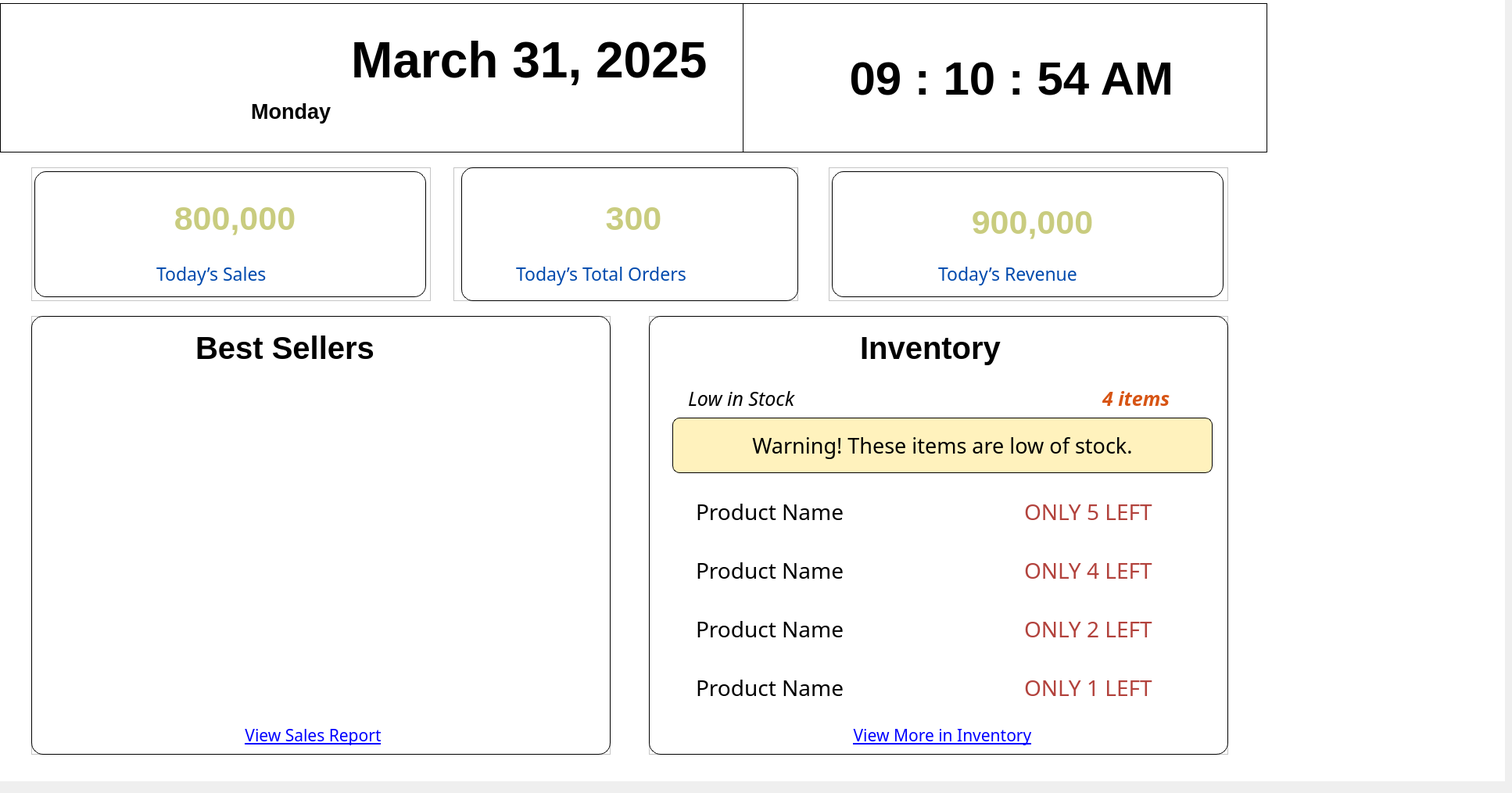
    <widget class="QWidget" name="Dashboard_page">
     <widget class="QWidget" name="dashboard_inview" native="true">
      <property name="geometry">
       <rect>
        <x>0</x>
        <y>-6</y>
        <width>1925</width>
        <height>1005</height>
       </rect>
      </property>
      <property name="styleSheet">
       <string notr="true">background-color:#ffffff;</string>
      </property>
      <widget class="QFrame" name="dashboard_bestsellers_box">
       <property name="geometry">
        <rect>
         <x>40</x>
         <y>410</y>
         <width>741</width>
         <height>561</height>
        </rect>
       </property>
       <property name="styleSheet">
        <string notr="true">#chartd
{
border: 1px solid black;
border-radius: 10px;
}</string>
       </property>
       <property name="frameShape">
        <enum>QFrame::StyledPanel</enum>
       </property>
       <property name="frameShadow">
        <enum>QFrame::Raised</enum>
       </property>
       <widget class="QFrame" name="frameBestSellersChart">
        <property name="geometry">
         <rect>
          <x>20</x>
          <y>80</y>
          <width>691</width>
          <height>431</height>
         </rect>
        </property>
        <property name="styleSheet">
         <string notr="true">background-color: white;
border: none;
</string>
        </property>
        <property name="frameShape">
         <enum>QFrame::StyledPanel</enum>
        </property>
        <property name="frameShadow">
         <enum>QFrame::Raised</enum>
        </property>
       </widget>
       <widget class="QLabel" name="bestsellersbox">
        <property name="geometry">
         <rect>
          <x>0</x>
          <y>0</y>
          <width>741</width>
          <height>561</height>
         </rect>
        </property>
        <property name="styleSheet">
         <string notr="true">
    background-color: white;
    border: 1px solid black;
	border-radius: 15;
    padding: 10px;

</string>
        </property>
        <property name="text">
         <string/>
        </property>
       </widget>
       <widget class="QLabel" name="label_10">
        <property name="geometry">
         <rect>
          <x>210</x>
          <y>10</y>
          <width>341</width>
          <height>61</height>
         </rect>
        </property>
        <property name="font">
         <font>
          <pointsize>30</pointsize>
          <weight>75</weight>
          <bold>true</bold>
         </font>
        </property>
        <property name="styleSheet">
         <string notr="true">background: transparent;</string>
        </property>
        <property name="text">
         <string>Best Sellers</string>
        </property>
       </widget>
       <widget class="QPushButton" name="btnViewSalesReport">
        <property name="geometry">
         <rect>
          <x>220</x>
          <y>520</y>
          <width>281</width>
          <height>31</height>
         </rect>
        </property>
        <property name="font">
         <font>
          <family>Poppins</family>
          <pointsize>16</pointsize>
          <underline>true</underline>
         </font>
        </property>
        <property name="styleSheet">
         <string notr="true">QPushButton{color: blue;
font-family: 'Poppins', Medium;
text-decoration: underline;
border: none;
background: transparent;}
QPushButton:hover {
color:#8d2721;
}
</string>
        </property>
        <property name="text">
         <string>View Sales Report</string>
        </property>
       </widget>
       <zorder>bestsellersbox</zorder>
       <zorder>frameBestSellersChart</zorder>
       <zorder>label_10</zorder>
       <zorder>btnViewSalesReport</zorder>
      </widget>
      <widget class="QLabel" name="calendaricon">
       <property name="geometry">
        <rect>
         <x>30</x>
         <y>40</y>
         <width>191</width>
         <height>121</height>
        </rect>
       </property>
       <property name="text">
        <string/>
       </property>
       <property name="pixmap">
        <pixmap>:/JJimages/dashboardcalendar.png</pixmap>
       </property>
       <property name="scaledContents">
        <bool>true</bool>
       </property>
      </widget>
      <widget class="QFrame" name="Todays_Sales_box">
       <property name="geometry">
        <rect>
         <x>40</x>
         <y>220</y>
         <width>511</width>
         <height>171</height>
        </rect>
       </property>
       <property name="styleSheet">
        <string notr="true">#salesbox
{
border: 1px solid black;
border-radius: 10px;
    background-color: white;
    border: 2px solid black;
    padding: 10px;
}</string>
       </property>
       <property name="frameShape">
        <enum>QFrame::StyledPanel</enum>
       </property>
       <property name="frameShadow">
        <enum>QFrame::Raised</enum>
       </property>
       <widget class="QLabel" name="salesbox">
        <property name="geometry">
         <rect>
          <x>4</x>
          <y>5</y>
          <width>501</width>
          <height>161</height>
         </rect>
        </property>
        <property name="styleSheet">
         <string notr="true">
    background-color: white;
    border: 1px solid black;
	border-radius: 15;
    padding: 10px;

</string>
        </property>
        <property name="text">
         <string/>
        </property>
       </widget>
       <widget class="QLabel" name="sales_hand_icon">
        <property name="geometry">
         <rect>
          <x>10</x>
          <y>30</y>
          <width>101</width>
          <height>71</height>
         </rect>
        </property>
        <property name="styleSheet">
         <string notr="true">background: transparent;</string>
        </property>
        <property name="text">
         <string/>
        </property>
        <property name="pixmap">
         <pixmap>:/JJimages/moneyhand_icon.svg</pixmap>
        </property>
        <property name="scaledContents">
         <bool>true</bool>
        </property>
       </widget>
       <widget class="QLabel" name="up_sales">
        <property name="geometry">
         <rect>
          <x>420</x>
          <y>50</y>
          <width>71</width>
          <height>51</height>
         </rect>
        </property>
        <property name="styleSheet">
         <string notr="true">background: transparent;</string>
        </property>
        <property name="text">
         <string/>
        </property>
        <property name="pixmap">
         <pixmap>:/JJimages/up.png</pixmap>
        </property>
        <property name="scaledContents">
         <bool>true</bool>
        </property>
       </widget>
       <widget class="QLabel" name="value_Tod_sales">
        <property name="geometry">
         <rect>
          <x>100</x>
          <y>20</y>
          <width>321</width>
          <height>91</height>
         </rect>
        </property>
        <property name="font">
         <font>
          <family>MS Shell Dlg 2</family>
          <pointsize>32</pointsize>
          <weight>75</weight>
          <bold>true</bold>
         </font>
        </property>
        <property name="styleSheet">
         <string notr="true">color:#c9cc7f;
font-family: &quot;MS Shell Dlg 2&quot;, sans-serif;
background: transparent;
</string>
        </property>
        <property name="text">
         <string>800,000</string>
        </property>
        <property name="alignment">
         <set>Qt::AlignCenter</set>
        </property>
       </widget>
       <widget class="QLabel" name="label_4">
        <property name="geometry">
         <rect>
          <x>160</x>
          <y>120</y>
          <width>201</width>
          <height>31</height>
         </rect>
        </property>
        <property name="font">
         <font>
          <family>Poppins</family>
          <pointsize>17</pointsize>
         </font>
        </property>
        <property name="styleSheet">
         <string notr="true">color: #004aad;
font-family: 'Poppins', Medium;
background: transparent;</string>
        </property>
        <property name="text">
         <string>Today’s Sales</string>
        </property>
       </widget>
      </widget>
      <widget class="QFrame" name="low_inventory">
       <property name="geometry">
        <rect>
         <x>830</x>
         <y>410</y>
         <width>741</width>
         <height>561</height>
        </rect>
       </property>
       <property name="frameShape">
        <enum>QFrame::StyledPanel</enum>
       </property>
       <property name="frameShadow">
        <enum>QFrame::Raised</enum>
       </property>
       <widget class="QLabel" name="lowstockbox">
        <property name="geometry">
         <rect>
          <x>0</x>
          <y>0</y>
          <width>741</width>
          <height>561</height>
         </rect>
        </property>
        <property name="styleSheet">
         <string notr="true">
    background-color: white;
    border: 1px solid black;
	border-radius: 15;
    padding: 10px;

</string>
        </property>
        <property name="text">
         <string/>
        </property>
       </widget>
       <widget class="QLabel" name="dotline_4">
        <property name="geometry">
         <rect>
          <x>0</x>
          <y>470</y>
          <width>741</width>
          <height>151</height>
         </rect>
        </property>
        <property name="styleSheet">
         <string notr="true">background: transparent;</string>
        </property>
        <property name="text">
         <string/>
        </property>
        <property name="pixmap">
         <pixmap>:/JJimages/dottedline.png</pixmap>
        </property>
        <property name="scaledContents">
         <bool>true</bool>
        </property>
       </widget>
       <widget class="QLabel" name="dotline_3">
        <property name="geometry">
         <rect>
          <x>0</x>
          <y>390</y>
          <width>741</width>
          <height>171</height>
         </rect>
        </property>
        <property name="styleSheet">
         <string notr="true">background: transparent;</string>
        </property>
        <property name="text">
         <string/>
        </property>
        <property name="pixmap">
         <pixmap>:/JJimages/dottedline.png</pixmap>
        </property>
        <property name="scaledContents">
         <bool>true</bool>
        </property>
       </widget>
       <widget class="QLabel" name="dotline_2">
        <property name="geometry">
         <rect>
          <x>0</x>
          <y>310</y>
          <width>741</width>
          <height>191</height>
         </rect>
        </property>
        <property name="styleSheet">
         <string notr="true">background: transparent;</string>
        </property>
        <property name="text">
         <string/>
        </property>
        <property name="pixmap">
         <pixmap>:/JJimages/dottedline.png</pixmap>
        </property>
        <property name="scaledContents">
         <bool>true</bool>
        </property>
       </widget>
       <widget class="QLabel" name="dotline_1">
        <property name="geometry">
         <rect>
          <x>0</x>
          <y>230</y>
          <width>741</width>
          <height>211</height>
         </rect>
        </property>
        <property name="styleSheet">
         <string notr="true">background: transparent;</string>
        </property>
        <property name="text">
         <string/>
        </property>
        <property name="pixmap">
         <pixmap>:/JJimages/dottedline.png</pixmap>
        </property>
        <property name="scaledContents">
         <bool>true</bool>
        </property>
       </widget>
       <widget class="QLabel" name="label_11">
        <property name="geometry">
         <rect>
          <x>270</x>
          <y>10</y>
          <width>261</width>
          <height>61</height>
         </rect>
        </property>
        <property name="font">
         <font>
          <pointsize>30</pointsize>
          <weight>75</weight>
          <bold>true</bold>
         </font>
        </property>
        <property name="styleSheet">
         <string notr="true">background: transparent;</string>
        </property>
        <property name="text">
         <string>Inventory</string>
        </property>
       </widget>
       <widget class="QPushButton" name="btnViewMore_Inventory">
        <property name="geometry">
         <rect>
          <x>210</x>
          <y>520</y>
          <width>331</width>
          <height>31</height>
         </rect>
        </property>
        <property name="font">
         <font>
          <family>Poppins</family>
          <pointsize>16</pointsize>
          <underline>true</underline>
         </font>
        </property>
        <property name="styleSheet">
         <string notr="true">QPushButton{color: blue;
font-family: 'Poppins', Medium;
text-decoration: underline;
border: none;
background: transparent;}
QPushButton:hover {
color:#8d2721;
}
</string>
        </property>
        <property name="text">
         <string>View More in Inventory</string>
        </property>
       </widget>
       <widget class="QLabel" name="dashb_lowinstock_value">
        <property name="geometry">
         <rect>
          <x>580</x>
          <y>90</y>
          <width>151</width>
          <height>31</height>
         </rect>
        </property>
        <property name="font">
         <font>
          <family>Poppins</family>
          <pointsize>19</pointsize>
          <weight>75</weight>
          <italic>true</italic>
          <bold>true</bold>
         </font>
        </property>
        <property name="styleSheet">
         <string notr="true">color: #d75413;
background: transparent;</string>
        </property>
        <property name="text">
         <string>4 items</string>
        </property>
       </widget>
       <widget class="QLabel" name="label_12">
        <property name="geometry">
         <rect>
          <x>50</x>
          <y>90</y>
          <width>211</width>
          <height>31</height>
         </rect>
        </property>
        <property name="font">
         <font>
          <family>Poppins</family>
          <pointsize>19</pointsize>
          <italic>true</italic>
         </font>
        </property>
        <property name="text">
         <string>Low in Stock</string>
        </property>
       </widget>
       <widget class="QLabel" name="label_13">
        <property name="geometry">
         <rect>
          <x>30</x>
          <y>130</y>
          <width>691</width>
          <height>71</height>
         </rect>
        </property>
        <property name="font">
         <font>
          <family>Poppins</family>
          <pointsize>20</pointsize>
         </font>
        </property>
        <property name="styleSheet">
         <string notr="true">color: #000000;
border: 1px solid #000000; 
border-radius: 9px; 
padding: 3px; 
background-color: #fff2bd; 
</string>
        </property>
        <property name="text">
         <string>Warning! These items are low of stock.</string>
        </property>
        <property name="alignment">
         <set>Qt::AlignCenter</set>
        </property>
       </widget>
       <widget class="QLabel" name="top1LOWEST_STOCK_PRODUCT">
        <property name="geometry">
         <rect>
          <x>60</x>
          <y>450</y>
          <width>271</width>
          <height>51</height>
         </rect>
        </property>
        <property name="font">
         <font>
          <family>Poppins</family>
          <pointsize>21</pointsize>
         </font>
        </property>
        <property name="styleSheet">
         <string notr="true">color: #000000;
background: transparent;</string>
        </property>
        <property name="text">
         <string>Product Name</string>
        </property>
       </widget>
       <widget class="QLabel" name="top2LOWSTOCK_PRODUCT">
        <property name="geometry">
         <rect>
          <x>60</x>
          <y>380</y>
          <width>271</width>
          <height>41</height>
         </rect>
        </property>
        <property name="font">
         <font>
          <family>Poppins</family>
          <pointsize>21</pointsize>
         </font>
        </property>
        <property name="styleSheet">
         <string notr="true">color: #000000;
background: transparent;</string>
        </property>
        <property name="text">
         <string>Product Name</string>
        </property>
       </widget>
       <widget class="QLabel" name="top3LOWSTOCK_PRODUCT">
        <property name="geometry">
         <rect>
          <x>60</x>
          <y>310</y>
          <width>261</width>
          <height>31</height>
         </rect>
        </property>
        <property name="font">
         <font>
          <family>Poppins</family>
          <pointsize>21</pointsize>
         </font>
        </property>
        <property name="styleSheet">
         <string notr="true">color: #000000;
background: transparent;</string>
        </property>
        <property name="text">
         <string>Product Name</string>
        </property>
       </widget>
       <widget class="QLabel" name="top4LOWSTOCK_PRODUCT">
        <property name="geometry">
         <rect>
          <x>60</x>
          <y>230</y>
          <width>261</width>
          <height>41</height>
         </rect>
        </property>
        <property name="font">
         <font>
          <family>Poppins</family>
          <pointsize>21</pointsize>
         </font>
        </property>
        <property name="styleSheet">
         <string notr="true">color: #000000;
background: transparent;</string>
        </property>
        <property name="text">
         <string>Product Name</string>
        </property>
       </widget>
       <widget class="QLabel" name="top4LOWSTOCK_PROD_QTY">
        <property name="geometry">
         <rect>
          <x>480</x>
          <y>230</y>
          <width>221</width>
          <height>41</height>
         </rect>
        </property>
        <property name="font">
         <font>
          <family>Poppins</family>
          <pointsize>21</pointsize>
         </font>
        </property>
        <property name="styleSheet">
         <string notr="true">color: #b2423c;
background: transparent;</string>
        </property>
        <property name="text">
         <string>ONLY 5 LEFT</string>
        </property>
       </widget>
       <widget class="QLabel" name="top3LOWSTOCK_PROD_QTY">
        <property name="geometry">
         <rect>
          <x>480</x>
          <y>300</y>
          <width>211</width>
          <height>51</height>
         </rect>
        </property>
        <property name="font">
         <font>
          <family>Poppins</family>
          <pointsize>21</pointsize>
         </font>
        </property>
        <property name="styleSheet">
         <string notr="true">color: #b2423c;
background: transparent;</string>
        </property>
        <property name="text">
         <string>ONLY 4 LEFT</string>
        </property>
       </widget>
       <widget class="QLabel" name="top2LOWSTOCK_PROD_QTY">
        <property name="geometry">
         <rect>
          <x>480</x>
          <y>370</y>
          <width>211</width>
          <height>61</height>
         </rect>
        </property>
        <property name="font">
         <font>
          <family>Poppins</family>
          <pointsize>21</pointsize>
         </font>
        </property>
        <property name="styleSheet">
         <string notr="true">color: #b2423c;
background: transparent;</string>
        </property>
        <property name="text">
         <string>ONLY 2 LEFT</string>
        </property>
       </widget>
       <widget class="QLabel" name="top1LOWEST_STOCK_PROD_QTY">
        <property name="geometry">
         <rect>
          <x>480</x>
          <y>450</y>
          <width>211</width>
          <height>51</height>
         </rect>
        </property>
        <property name="font">
         <font>
          <family>Poppins</family>
          <pointsize>21</pointsize>
         </font>
        </property>
        <property name="styleSheet">
         <string notr="true">color: #b2423c;
background: transparent;</string>
        </property>
        <property name="text">
         <string>ONLY 1 LEFT</string>
        </property>
       </widget>
      </widget>
      <widget class="QFrame" name="Todays_total_orders_box">
       <property name="geometry">
        <rect>
         <x>580</x>
         <y>220</y>
         <width>441</width>
         <height>171</height>
        </rect>
       </property>
       <property name="styleSheet">
        <string notr="true">#ordersbox
{
border: 1px solid black;
border-radius: 10px;
}</string>
       </property>
       <property name="frameShape">
        <enum>QFrame::StyledPanel</enum>
       </property>
       <property name="frameShadow">
        <enum>QFrame::Raised</enum>
       </property>
       <widget class="QLabel" name="ordersbox">
        <property name="geometry">
         <rect>
          <x>10</x>
          <y>0</y>
          <width>431</width>
          <height>171</height>
         </rect>
        </property>
        <property name="styleSheet">
         <string notr="true">
    background-color: white;
    border: 1px solid black;
	border-radius: 15;
    padding: 10px;

</string>
        </property>
        <property name="text">
         <string/>
        </property>
       </widget>
       <widget class="QLabel" name="orders_hand_icon">
        <property name="geometry">
         <rect>
          <x>20</x>
          <y>30</y>
          <width>101</width>
          <height>71</height>
         </rect>
        </property>
        <property name="styleSheet">
         <string notr="true">background: transparent;</string>
        </property>
        <property name="text">
         <string/>
        </property>
        <property name="pixmap">
         <pixmap>:/JJimages/moneyhand_icon.svg</pixmap>
        </property>
        <property name="scaledContents">
         <bool>true</bool>
        </property>
       </widget>
       <widget class="QLabel" name="up_orders">
        <property name="geometry">
         <rect>
          <x>350</x>
          <y>40</y>
          <width>71</width>
          <height>51</height>
         </rect>
        </property>
        <property name="styleSheet">
         <string notr="true">background: transparent;</string>
        </property>
        <property name="text">
         <string/>
        </property>
        <property name="pixmap">
         <pixmap>:/JJimages/up.png</pixmap>
        </property>
        <property name="scaledContents">
         <bool>true</bool>
        </property>
       </widget>
       <widget class="QLabel" name="value_Tod_orders">
        <property name="geometry">
         <rect>
          <x>100</x>
          <y>20</y>
          <width>261</width>
          <height>91</height>
         </rect>
        </property>
        <property name="font">
         <font>
          <family>MS Shell Dlg 2</family>
          <pointsize>32</pointsize>
          <weight>75</weight>
          <bold>true</bold>
         </font>
        </property>
        <property name="styleSheet">
         <string notr="true">color:#c9cc7f;
font-family: &quot;MS Shell Dlg 2&quot;, sans-serif;
background: transparent;
</string>
        </property>
        <property name="text">
         <string>300</string>
        </property>
        <property name="alignment">
         <set>Qt::AlignCenter</set>
        </property>
       </widget>
       <widget class="QLabel" name="label_8">
        <property name="geometry">
         <rect>
          <x>80</x>
          <y>120</y>
          <width>301</width>
          <height>31</height>
         </rect>
        </property>
        <property name="font">
         <font>
          <family>Poppins</family>
          <pointsize>17</pointsize>
         </font>
        </property>
        <property name="styleSheet">
         <string notr="true">color: #004aad;
font-family: 'Poppins', Medium;
background: transparent;</string>
        </property>
        <property name="text">
         <string>Today’s Total Orders</string>
        </property>
       </widget>
      </widget>
      <widget class="QFrame" name="Todays_revenue_box">
       <property name="geometry">
        <rect>
         <x>1060</x>
         <y>220</y>
         <width>511</width>
         <height>171</height>
        </rect>
       </property>
       <property name="styleSheet">
        <string notr="true">#revenue
{
border: 1px solid black;
border-radius: 10px;
}</string>
       </property>
       <property name="frameShape">
        <enum>QFrame::StyledPanel</enum>
       </property>
       <property name="frameShadow">
        <enum>QFrame::Raised</enum>
       </property>
       <widget class="QLabel" name="revenuebox">
        <property name="geometry">
         <rect>
          <x>4</x>
          <y>5</y>
          <width>501</width>
          <height>161</height>
         </rect>
        </property>
        <property name="styleSheet">
         <string notr="true">
    background-color: white;
    border: 1px solid black;
	border-radius: 15;
    padding: 10px;

</string>
        </property>
        <property name="text">
         <string/>
        </property>
       </widget>
       <widget class="QLabel" name="revenue_hand_icon">
        <property name="geometry">
         <rect>
          <x>10</x>
          <y>40</y>
          <width>101</width>
          <height>71</height>
         </rect>
        </property>
        <property name="styleSheet">
         <string notr="true">background: transparent;</string>
        </property>
        <property name="text">
         <string/>
        </property>
        <property name="pixmap">
         <pixmap>:/JJimages/moneyhand_icon.svg</pixmap>
        </property>
        <property name="scaledContents">
         <bool>true</bool>
        </property>
       </widget>
       <widget class="QLabel" name="up_revenue">
        <property name="geometry">
         <rect>
          <x>420</x>
          <y>50</y>
          <width>71</width>
          <height>51</height>
         </rect>
        </property>
        <property name="styleSheet">
         <string notr="true">background: transparent;</string>
        </property>
        <property name="text">
         <string/>
        </property>
        <property name="pixmap">
         <pixmap>:/JJimages/up.png</pixmap>
        </property>
        <property name="scaledContents">
         <bool>true</bool>
        </property>
       </widget>
       <widget class="QLabel" name="value_Tod_revenue">
        <property name="geometry">
         <rect>
          <x>90</x>
          <y>30</y>
          <width>341</width>
          <height>81</height>
         </rect>
        </property>
        <property name="font">
         <font>
          <family>MS Shell Dlg 2</family>
          <pointsize>32</pointsize>
          <weight>75</weight>
          <bold>true</bold>
         </font>
        </property>
        <property name="styleSheet">
         <string notr="true">color:#c9cc7f;
font-family: &quot;MS Shell Dlg 2&quot;, sans-serif;
background: transparent;
</string>
        </property>
        <property name="text">
         <string>900,000</string>
        </property>
        <property name="alignment">
         <set>Qt::AlignCenter</set>
        </property>
       </widget>
       <widget class="QLabel" name="label_9">
        <property name="geometry">
         <rect>
          <x>140</x>
          <y>120</y>
          <width>301</width>
          <height>31</height>
         </rect>
        </property>
        <property name="font">
         <font>
          <family>Poppins</family>
          <pointsize>17</pointsize>
         </font>
        </property>
        <property name="styleSheet">
         <string notr="true">color: #004aad;
font-family: 'Poppins', Medium;
background: transparent;</string>
        </property>
        <property name="text">
         <string>Today’s Revenue</string>
        </property>
       </widget>
      </widget>
      <widget class="QLabel" name="dateLabel">
       <property name="geometry">
        <rect>
         <x>0</x>
         <y>10</y>
         <width>951</width>
         <height>191</height>
        </rect>
       </property>
       <property name="font">
        <font>
         <weight>75</weight>
         <bold>true</bold>
        </font>
       </property>
       <property name="styleSheet">
        <string notr="true">QLabel {
    background-color: white;
    border: 1px solid black;
    padding: 10px;
    text-align: center;
background: transparent;
}
</string>
       </property>
       <property name="text">
        <string>&lt;html&gt;&lt;head/&gt;&lt;body&gt;&lt;p align=&quot;right&quot;&gt;&lt;span style=&quot; font-size:48pt;&quot;&gt;March 31, 2025 &lt;/span&gt;&lt;span style=&quot; font-size:48pt; color:#ffffff;&quot;&gt;.&lt;/span&gt;&lt;/p&gt;&lt;p align=&quot;center&quot;&gt;&lt;span style=&quot; font-size:20pt;&quot;&gt;Monday&lt;/span&gt;&lt;span style=&quot; font-size:16pt; color:#ffffff;&quot;&gt;....................................&lt;/span&gt;&lt;/p&gt;&lt;/body&gt;&lt;/html&gt;</string>
       </property>
       <property name="textFormat">
        <enum>Qt::RichText</enum>
       </property>
      </widget>
      <widget class="QLabel" name="timeLabel">
       <property name="geometry">
        <rect>
         <x>950</x>
         <y>10</y>
         <width>671</width>
         <height>191</height>
        </rect>
       </property>
       <property name="font">
        <font>
         <pointsize>45</pointsize>
         <weight>75</weight>
         <bold>true</bold>
        </font>
       </property>
       <property name="styleSheet">
        <string notr="true">QLabel {
    background-color: transparent;
    border: 1px solid black;
    padding: 10px;
    text-align: center;
}
</string>
       </property>
       <property name="text">
        <string> 09 : 10 : 54 AM</string>
       </property>
       <property name="alignment">
        <set>Qt::AlignCenter</set>
       </property>
      </widget>
     </widget>
    </widget>
